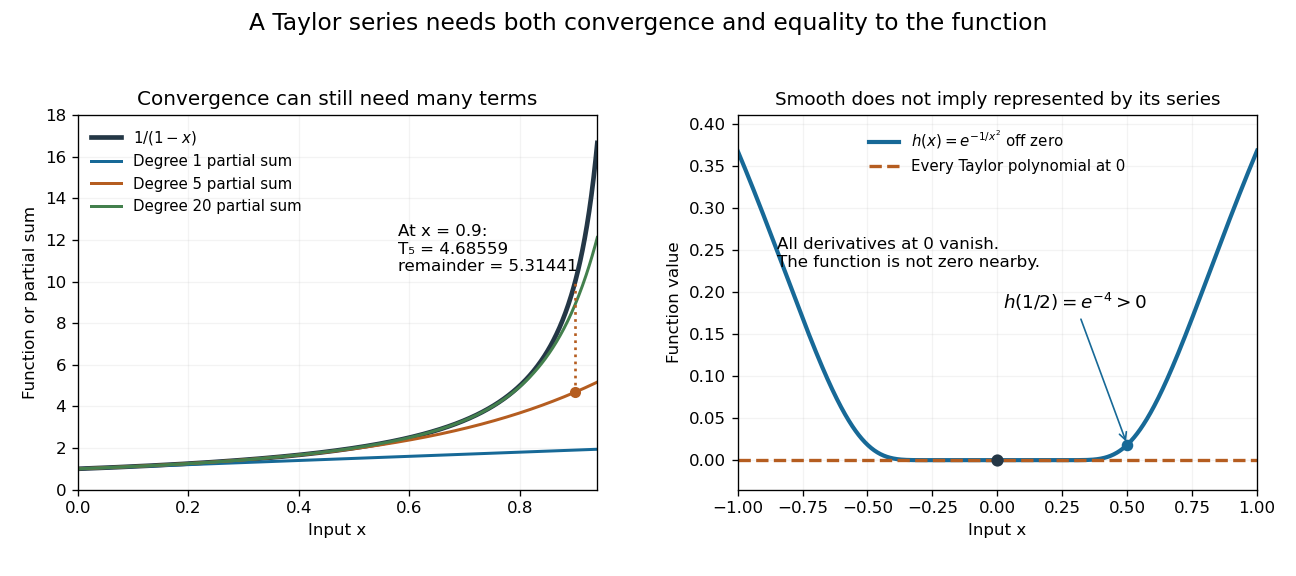

Write Python code to recreate this figure.
"""Exact geometric-series truncations and a smooth nonanalytic flat function."""

from pathlib import Path

import matplotlib
matplotlib.use("Agg")
import matplotlib.pyplot as plt
import numpy as np


def main():
    x = np.linspace(0, .94, 701)
    z = np.linspace(-1, 1, 1001)
    flat = np.zeros_like(z)
    nonzero = z != 0
    flat[nonzero] = np.exp(-1/z[nonzero]**2)
    assert flat[len(z)//2] == 0
    assert np.isclose(flat[np.argmin(abs(z-.5))], np.exp(-4))
    colors = ["#176997", "#b55d20", "#43804d"]
    fig, axes = plt.subplots(1, 2, figsize=(10.8, 4.8), dpi=120)
    ax = axes[0]
    ax.plot(x, 1/(1-x), color="#243746", lw=2.8, label=r"$1/(1-x)$")
    for n, color in zip([1, 5, 20], colors):
        total = sum(x**k for k in range(n+1))
        assert np.allclose(1/(1-x)-total, x**(n+1)/(1-x))
        ax.plot(x, total, color=color, lw=1.8, label=f"Degree {n} partial sum")
    ax.scatter([.9], [4.68559], color=colors[1], s=32, zorder=4)
    ax.vlines(.9, 4.68559, 10, color=colors[1], ls=":", lw=1.6)
    ax.text(.58, 10.5, "At x = 0.9:\nT₅ = 4.68559\nremainder = 5.31441", fontsize=10)
    ax.set(xlim=(0, .94), ylim=(0, 18), xlabel="Input x", ylabel="Function or partial sum")
    ax.set_title("Convergence can still need many terms", fontsize=12)
    ax.legend(loc="upper left", fontsize=9, frameon=False)
    ax.grid(alpha=.15)
    ax = axes[1]
    ax.plot(z, flat, color=colors[0], lw=2.5, label=r"$h(x)=e^{-1/x^2}$ off zero")
    ax.axhline(0, color=colors[1], lw=2, ls="--", label="Every Taylor polynomial at 0")
    ax.scatter([0], [0], color="#243746", s=40, zorder=4)
    ax.scatter([.5], [np.exp(-4)], color=colors[0], s=35, zorder=4)
    ax.annotate(r"$h(1/2)=e^{-4}>0$", (.5, np.exp(-4)), xytext=(.02, .18), fontsize=11,
                arrowprops={"arrowstyle": "->", "color": colors[0]})
    ax.text(-.85, .23, "All derivatives at 0 vanish.\nThe function is not zero nearby.", fontsize=10)
    ax.set(xlim=(-1, 1), ylim=(-.035, .41), xlabel="Input x", ylabel="Function value")
    ax.set_title("Smooth does not imply represented by its series", fontsize=11)
    ax.legend(loc="upper center", fontsize=9, frameon=False)
    ax.grid(alpha=.15)
    fig.suptitle("A Taylor series needs both convergence and equality to the function", fontsize=14)
    fig.subplots_adjust(left=.06, right=.97, bottom=.15, top=.80, wspace=.27)
    fig.savefig(Path.cwd() / Path(__file__).with_suffix(".png").name, facecolor="white")
    plt.close(fig)


if __name__ == "__main__":
    main()
